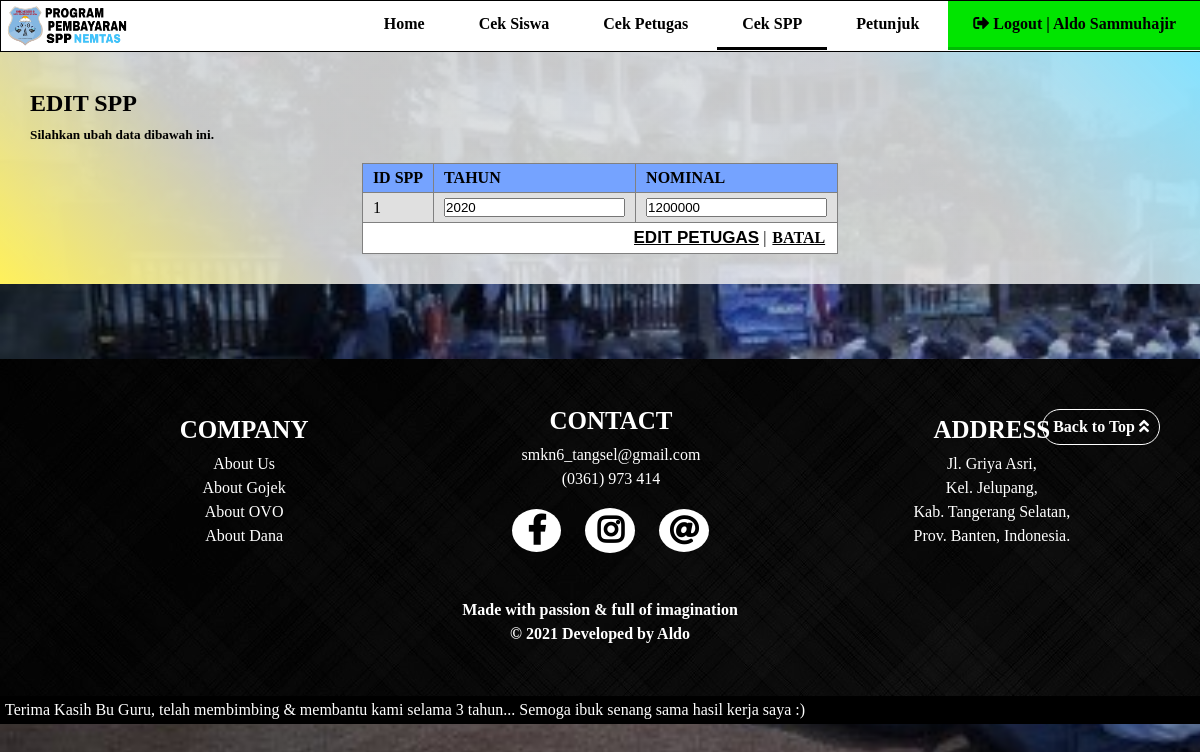
/petugas/edit_spp.php?info=1 (signed in), run on the app's committed database.
### tables this page shows
CREATE TABLE `spp` (
  `id_spp` int(11) NOT NULL,
  `tahun` int(11) NOT NULL,
  `nominal` int(11) NOT NULL
);

### petugas/edit_spp.php (the view, shortened to what this page needs)
<?php
include '../action/koneksi.php';
?>
<!DOCTYPE html>
<html>
<head>
	<link rel="stylesheet" type="text/css" href="../this.css">
	<link rel="stylesheet" type="text/css" href="this_petugas.css">
	<link rel="stylesheet" type="text/css" href="../font-awesome/css/fontawesome.css">
	<link rel="stylesheet" type="text/css" href="../font-awesome/css/brands.css">
	<link rel="stylesheet" type="text/css" href="../font-awesome/css/solid.css">
</head>
<body>
	<nav>
		<a href="index.php" title="Program Pembayaran SPP Nemtas"><img src="../img/logo_program.png"></a>
		<ul>
			<li><a href="petugas.php?kategori=bayarspp">Home</a></li>
			<li><a href="info_siswa.php">Cek Siswa</a></li>
			<?php
			if ($_SESSION['level'] == 'admin') {
			?>
				<li><a href="info_petugas.php">Cek Petugas</a></li>
			<?php
			}
			?>
			<li style="border-bottom: solid;"><a href="info_spp.php">Cek SPP</a></li>
			<li><a href="petunjuk_petugas.php">Petunjuk</a></li>
			<li style="background-color: #01E500FF; border-bottom: solid; border-color: #00BB04FF;"><a href="../action/logout_proses.php"><i class="fas fa-sign-out-alt"></i> Logout | <?php echo $_SESSION['nama_petugas']; ?></a></li>
		</ul>
	</nav>
	<div class="container5">
		<h2>EDIT SPP</h2>
		<h5>Silahkan ubah data dibawah ini.</h5>
		<table border="1">
			<tr style="background-color: #75A3FFFF; font-weight: bold;">
				<td>ID SPP</td>
				<td>TAHUN</td>
				<td>NOMINAL</td>
			</tr>
			<?php
			if ($_GET['info']) {
				$id_spp = $_GET['info'];
				$select1 = mysqli_query($connect, "SELECT * FROM spp WHERE id_spp='$id_spp'");
				$data1 = mysqli_fetch_array($select1);
			?>
				<form method="post" action="../action/edit_spp_proses.php?info=<?= $id_spp; ?>">
					<tr>
						<td><?= $data1['id_spp']; ?></td>
						<td><input type="number" name="tahun" required="" placeholder="tahun" value="<?= $data1['tahun']; ?>"></td>
						<td><input type="number" name="nominal" required="" placeholder="nominal" value="<?= $data1['nominal']; ?>"></td>
					<tr>
						<td colspan="7" align="right"><input class="edit_siswa" type="submit" value="EDIT PETUGAS"> | <a class="batal" href="info_spp.php">BATAL</a></td>
					</tr>
				</form>
			<?php
			}
			?>
		</table>
	</div>
	<?php
	include '../footer.php';
	?>
</body>
</html>

### this.css (style rules this page uses)
* { margin: 0; padding: 0; text-decoration: none; scroll-behavior: smooth; }
body { background-image: url("img/gedung_smk_blur.jpg"); background-attachment: fixed; background-repeat: no-repeat; background-size: cover; }
nav { position: fixed; top: 0; background-color: white; width: 100%; font-family: Tahoma; border: solid 1px; height: 50px; overflow: hidden; z-index: 99; }
nav img { float: left; height: 50px; }
nav ul { float: right; }
nav ul li { position: relative; display: inline-block; }
nav ul li a { display: block; padding: 14px 25px; color: black; font-weight: bold; transition: 0.5s; }
nav ul li a i { transition: 0.5s; }

### petugas/this_petugas.css (style rules this page uses)
.container5 { margin-top: 50px; background: linear-gradient(45deg, #FFF15BFF, #EFEFEFD4, #EFEFEFD4, #EFEFEFD4, #84E2FFFF); padding: 30px; }
.container5 h2 { margin-top: 10px; font-family: Tahoma; }
.container5 h5 { margin-top: 10px; }
.container5 table { margin: auto; margin-top: 20px; border-collapse: collapse; }
.container5 table tr:nth-child(odd) { background-color: #E0E0E0FF; }
.container5 table tr:nth-child(even) { background-color: white; }
.container5 table tr td { padding: 5px 10px; }
.container5 table tr td a { padding: 2px; border-radius: 2px; color: black; font-weight: bold; text-decoration: underline; }
.container5 table tr td .edit_siswa { border: none; background-color: transparent; font-size: 17px; font-weight: bold; text-decoration: underline; cursor: pointer; }
.container5 form { margin-top: 5px; }

### data on the page
spp: id_spp "1", tahun "2020", nominal "1200000"

### other printed values
$_SESSION['nama_petugas'] "Aldo Sammuhajir"
